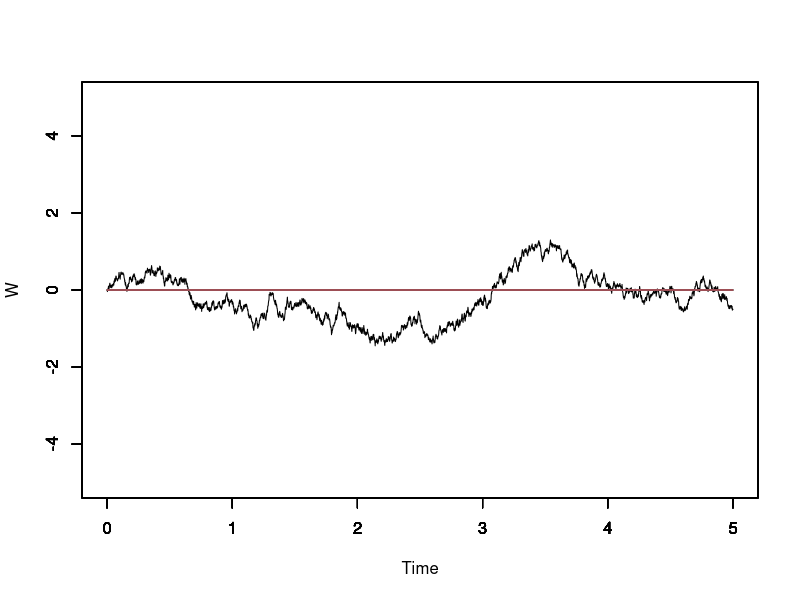

This chart was generated by the following R code:
set.seed(1);

size = 5000;
n = 10;
range_time  = 5;
dt = range_time/size;
sdt = sqrt(dt);

W <- matrix(0, nrow = (size + 1), ncol = 10);

for (i in 1:n) {
	for (j in 2:(size + 1)) {
		W[j][i] = W[j - 1][i] + (sdt * rnorm(1, mean = 0, sd = 1));
	}
}

pdf("1c.pdf");
for (i in 1:n) {
	plot(seq(0, 5, dt), W[,i], type = 'l', xlim = c(0,5), ylim = c(-5,5), col = i, verticals = FALSE, do.points = FALSE, main = "", xlab = "", ylab = "")
	par(new = TRUE)
}
title(ylab = 'W', xlab = 'Time');